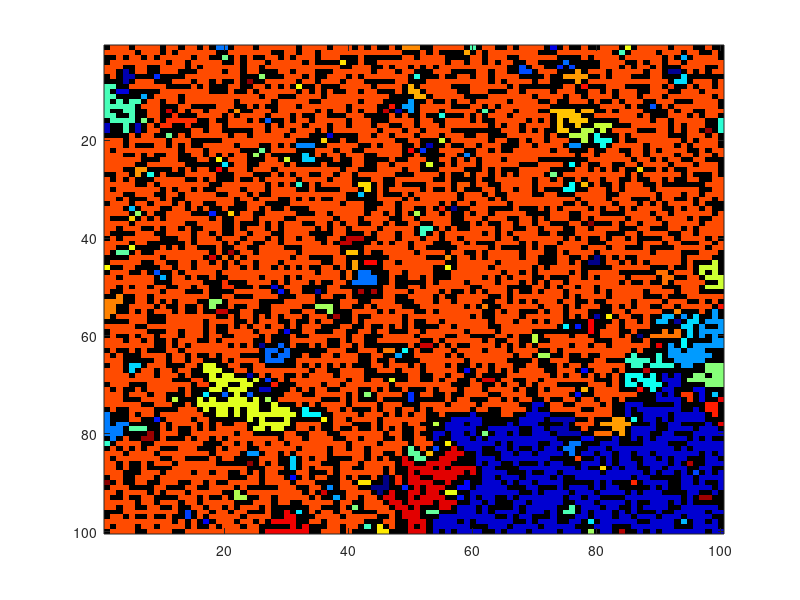

This chart was generated by the following MATLAB code:
function percolation()
% FYS4460-Unsorted Systems and Percolation
%
% Project III - Percolation

L = 100;            % system size
r = rand(L,L);      % system
p = 0.6;            % cutoff value. 60% of the values generated in r < p.
z = r <p;           % binary matrix.
[lw,num] = bwlabel(z,4);  % lw -array of labels for each connected cluster
                          % num is the number of clusters
                          
img = label2rgb(lw,'jet','k','shuffle');  % create colour image
image(img);  % show.

s1 = regionprops(lw,'Area');        % s= struct array with filds: Area
area = cat(1,s1.Area);              % area is the are of the labels.

s2 = regionprops(lw,'BoundingBox'); % s= struct array with fields: BoundingBox 
bbox = cat(1,s2.BoundingBox);


%%%%%%%%%%%%%%%%%%%%%%%%%%%%%%%%%%%%%%%%%%%%%%%%%%%%%%%%%%%%%%%%%%%%%%%%%%%
% a) make a feature to calculate P(p,L) for various p.

total_area = L*L;
N_total = num;
%N_spanning = ?
%imgsize=size(img)     % L x L x 3
%bboxsize=size(bbox)   % num x 4
%areasize=size(area)   % num x 1

%C = intersect(A,B);    % What is common for A and B
%D = union(A,B);        % the union of A and B.


end